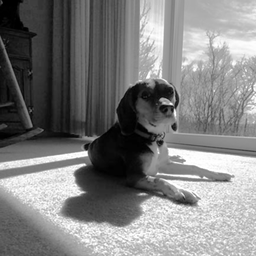
#> input picture dog.png, 256 x 256 px, shrunk from 650 x 650 before the run
$ jupyter execute 2_CVPR.ipynb
#> lines starting #> are read from the running program, lines starting #| are printed output that depends on the picture; long printed decimals are rounded
[cell 1]
# Computer Vision & Pattern Recognition
# Assignment 2
# Mürsel Sinan Ayaz and Sofia Talancon


# Set the stage
import cv2
from google.colab.patches import cv2_imshow
import numpy as np
import matplotlib.pyplot as plt
import math

# Read and view an image
A = cv2.imread("dog.png", cv2.IMREAD_GRAYSCALE)
#> A is the input picture: shape (256, 256); min 0, max 255, mean 127.5
L = 256
cv2_imshow(A)

# Get height and width of image
M = A.shape[0]
#> M = 256
N = A.shape[1]
#> N = 256

[cell 2]
# Normalized histogram and discrete cumulative distribution function
P, bins, ignored = plt.hist(A.ravel(), L, [0,L], density=True)
#> P = 256 values, max 0.00693 at index 4, min 0.00255 at index 254, mean 0.00391; bins = 257 values from 0 to 256; ignored = 256 items

Pbar = np.zeros((L+1))
for i in range(1,L+1):
  Pbar[i] = Pbar[i-1] + P[i-1]
#> after the loop, Pbar = 257 values from 0 to 1
plt.plot(range(0,L+1), Pbar*max(P), color='r')
plt.show()
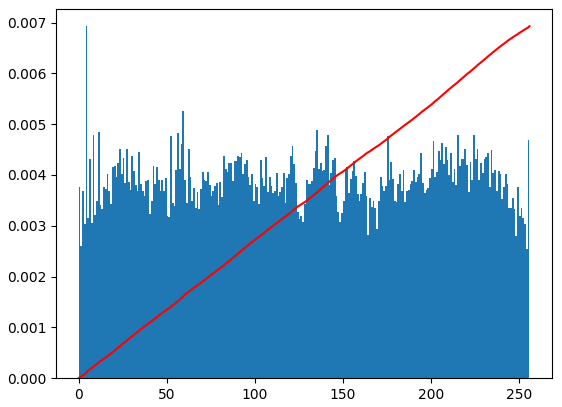
#> figure drawn by matplotlib, 1 panel; tallest bar 0.00693 high, from x = 4 to 5; curve peaks at x = 256, y = 0.00693

[cell 3]
#Exercise 2 part 1

X = np.linspace(0,L,L)

Q, bins, ignored = plt.hist(X.ravel(), L, [0,L], density=True)

Qbar = np.zeros((L+1))
for i in range(1,L+1):
  Qbar[i] = Qbar[i-1] + Q[i-1]

plt.plot(range(0,L+1),Qbar*max(Q),color='r')
plt.show()
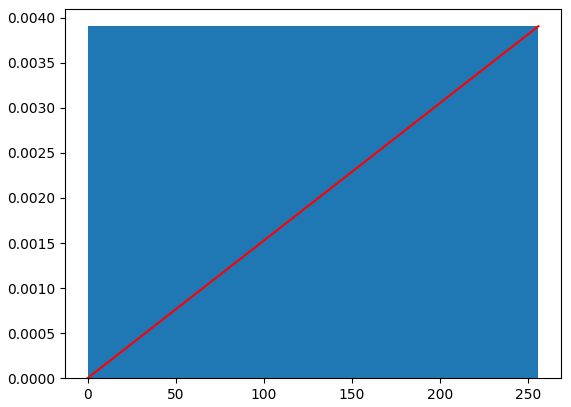
#> figure drawn by matplotlib, 1 panel; curve peaks at x = 256, y = 0.00391

[cell 4]
# Histogram matching
C = np.zeros((M,N))
for i in range(0,M):
  for j in range(0,N):

    k = np.array(A[max(i-1,0):min(i+2,M),max(j-1,0):min(j+2,N)], dtype='int')
    temp = []

    for ind_i in range(0, k.shape[0]):
        for ind_j in range(0, k.shape[1]):
            if (abs(A[i,j] - k[ind_i,ind_j])<=2):
                temp.append(k[ind_i,ind_j])

    k = np.mean(temp) + 0.5

    k_w1 = k - math.floor(k)
    k_w2 = 1 - k_w1

    z = k_w2 * Pbar[math.floor(k)] + k_w1 * Pbar[math.ceil(k)]
    m = 0
    while Qbar[m+1] < z:
      m = m + 1
    Ls = m + (z-Qbar[m]) / Q[m]
    C[i,j] = np.round(Ls - 0.5)
cv2_imshow(C)

[cell 5]
# Histogram and discrete cumulative distribution function of the result
R, bins, ignored = plt.hist(C.ravel(), L, [0,L], density=True)
#> R = 256 values, max 0.00563 at index 166, min 0.0015 at index 219, mean 0.00391
Rbar = np.zeros((L+1))
for i in range(1,L+1):
  Rbar[i] = Rbar[i-1] + R[i-1]
#> after the loop, Rbar = 257 values from 0 to 1
plt.plot(range(0,L+1),Rbar*max(R),color='r')
plt.show()
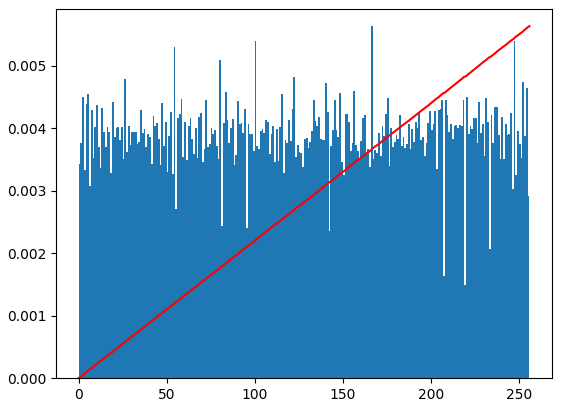
#> figure drawn by matplotlib, 1 panel; tallest bar 0.00563 high, from x = 166 to 167; curve peaks at x = 256, y = 0.00563
print(abs(R-Q).sum())
#| 0.08542
